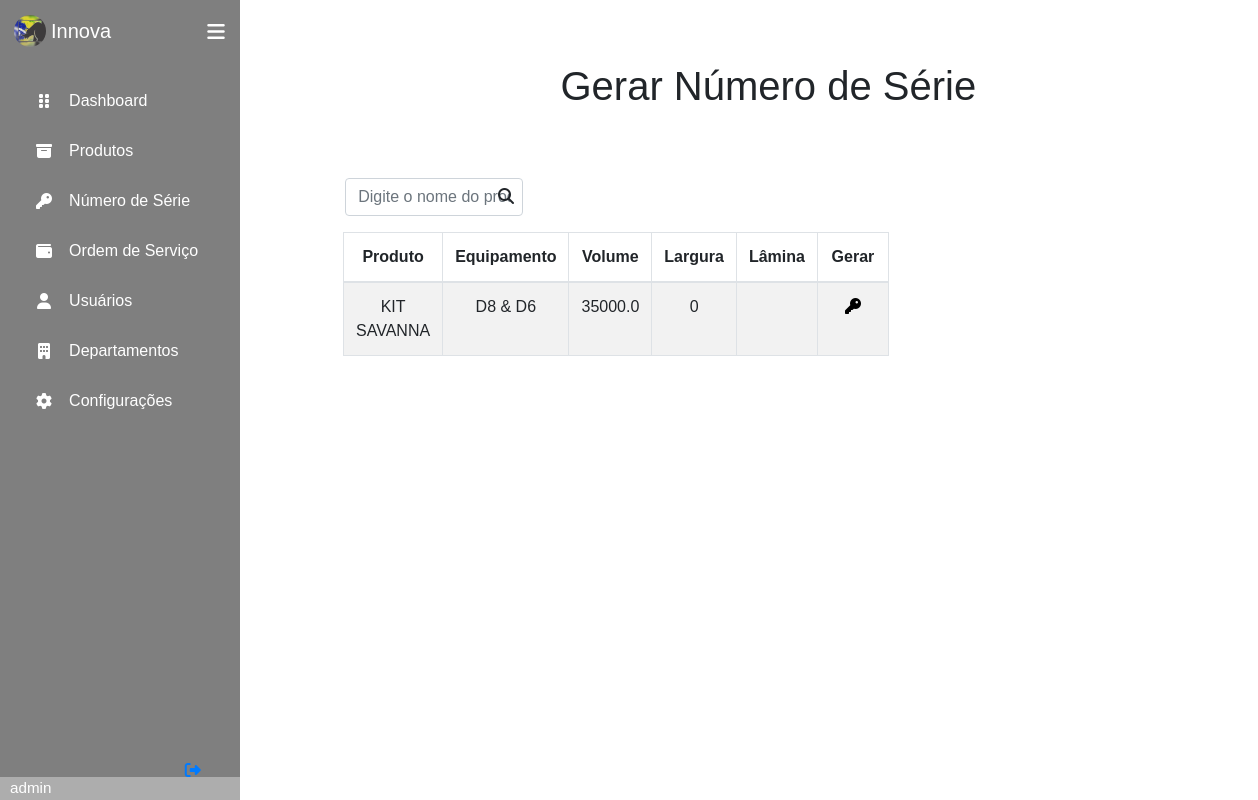
Page /products/newSerialNumber/ (signed in) on the committed database.
### produtos/models.py (models this page shows, shortened)
class Produto(models.Model):
    nome = CharField(max_length=30)
    equipamento = CharField(max_length=10)
    capacidade = FloatField()
    largura = IntegerField()
    espessura = IntegerField()
    peso = IntegerField()
    descontinuado = BooleanField()
    dateCriacao = DateTimeField(auto_now_add=True)
    dateUpdate = DateTimeField(auto_now=True)
    segmento = ForeignKey(Segmento, null=True, on_delete=SET_NULL)
    tipoProduto = ForeignKey(TipoProduto, null=True, on_delete=SET_NULL)
    categoria = ForeignKey(CategoriaProduto, null=True, blank=True, on_delete=SET_NULL)
    classeAplicacao = ForeignKey(ClasseProduto, null=True, on_delete=SET_NULL)
    responsavel = ForeignKey(Colaborador, null=True, on_delete=SET_NULL)

### produtos/views.py (the view)
# urls.py: path('newSerialNumber/', views.GenerateSerial, name = 'Generate_SerialNumber'),
def GenerateSerial(request):
    productsList = Produto()
    generate = request.GET.get('generate')
    if generate:
        productsList = Produto.objects.filter(nome__icontains = generate)
    productsList = Produto.objects.all()
    return render(request, 'produtos/NewSerialNumber.html', {'products': productsList})

### templates/produtos/NewSerialNumber.html (shortened to what this page needs)
{% extends 'base.html' %}
{% load crispy_forms_tags %}
{% block content %}
    <div class="container title">
        <h1> Gerar Número de Série</h1>
    </div>
    <div class="offset-1 col-6 body-generate">
        <form method="GET" class="col-5 search-generate">
            <input class="form-control" type="text" id="generate" name="generate" placeholder="Digite o nome do produto">
            <i class="fas fa-search" id="search-button"></i>
        </form>
        {% if products|length > 0 %}
        <table class="table table-striped table-hover table-bordered tab-generate">
            <thead>
                <tr>
                    <th scope="col">Produto</th>
                    <th scope="col">Equipamento</th>
                    <th scope="col">Volume</th>
                    <th scope="col">Largura</th>
                    <th scope="col">Lâmina</th>
                    <th scope="col">Gerar</th>
            </thead>
            <tbody>
                {% for product in products %}
                    <tr scope="row">
                        <td>
                            {{product.nome}}
                        </td>
                        <td>
                            {{product.equipamento}}
                        </td>
                        <td>
                            {{product.capacidade}}
                        </td>
                        <td>
                            {{product.largura}}
                        </td>
                        <td>
                        </td>
                        <td>
                            <a href="{% url 'products:Generate_Single_SerialNumber' product.id %}" class="icon generate-serial" onclick="confirmButton()">
                                <div class="col">
                                    <i class="fas fa-key generate-numberSerie"></i>
                                </div>
                            </a>
                        </td>
                    </tr>
                {% endfor %}
            </tbody>
        </table>
        {% else %}
            <div class="sem-produtos">
                Nenhum produto cadastrado!
            </div>
        {% endif %}
        </div>
    </div>
{% endblock %}

### templates/base.html (shortened to what this page needs)
{% load static %}
<!DOCTYPE html>
<html lang="pt-br">
<head>
    <link rel="stylesheet" href="{% static 'css/style.css' %}">
    <link rel="stylesheet" href="{% static 'css/bs/bootstrap.css' %}">
</head>
<body>
    {% if user.is_authenticated %}
    <div class="sidebar">
        <div class="logo_content">
            <div class="logo">
                <img src="{% static 'img/logo-base.png' %}" class="img-base"/>
                <div class="logo_name">Innova</div>
            </div>
            <i class="fas fa-bars" id="btn-menu"></i>
        </div>
        <ul class="nav_list">
            <li>
                <a href="{%url 'main:Home_Main'%}">
                    <i class="fas fa-grip-vertical"></i>
                    <span class="link_name">Dashboard</span>
                </a>
            </li>
            <li>
                <a href="{%url 'products:Home_Products'%}">
                    <i class="fas fa-archive"></i>
                    <span class="link_name">Produtos</span>
                </a>
            </li>
            <li>
                <a href="{%url 'products:Serial_Number'%}">
                    <i class="fas fa-key"></i>
                    <span class="link_name">Número de Série</span>
                </a>
            </li>
            <li>
                <a href="{% url 'workOrder:Home_WorkOrder' %}">
                    <i class="fas fa-wallet"></i>
                    <span class="link_name">Ordem de Serviço</span>
                </a>
            </li>
            <li>
                <a href="{%url 'colaborators:Home_Colaborator'%}">
                    <i class="fas fa-user"></i>
                    <span class="link_name">Usuários</span>
                </a>
            </li>
            <li>
                <a href="{%url 'departments:Home_Departments'%}">
                    <i class="fas fa-building"></i>
                    <span class="link_name">Departamentos</span>
                </a>
            </li>
            <li>
                <a href="#">
                    <i class="fas fa-cog"></i>
                    <span class="link_name">Configurações</span>
                </a>
            </li>
        </ul>
        <div class="profile_content">
            <div class="profile">
                <div class="profile_details">
                    <div class="name_job">
                        <div class="name">{{ user.username }}</div>
                    </div>
                </div>
                <a href="{%url 'logout'%}">
                    <i class="fas fa-sign-out-alt" id="logout"></i>
                </a>
            </div>
        </div>
    </div>
    {% endif %}
    <div class="home_content">
        {% block content %}
        {% endblock %}
</body>
</html>

### static/css/style.css (style rules this page uses)
* { margin: 0; padding: 0; box-sizing: border-box; font-family: sans-serif; }
body { position: relative; min-height: 100vh; width: 100%; overflow: auto; }
.sidebar { position: fixed; top: 0; left: 0; height: 100%; width: 15em; background: #7F7F7F; padding: 0.37em 0.88em; }
.sidebar .logo_content .logo { color: #fff; display: flex; height: 3.13em; width: 100%; align-items: center; }
.logo_content .img-base { border-radius: 50%; margin-right: 0.31em; }
.logo_content .logo .logo_name { font-size: 1.25em; font-weight: 400; }
.sidebar #btn-menu { position: absolute; color: #fff; left: 90%; top: 0.37em; font-size: 1.25em; height: 3.13em; width: 3.13em; text-align: center; line-height: 2.5em; transform: translateX(-50%); }
.sidebar ul { margin-top: 1.25em; }
.sidebar ul li { position: relative; height: 3.13em; width: 100%; margin: 0 0.31em; list-style: none; line-height: 3.13em; }
.sidebar ul li a { color: #fff; display: flex; align-items: center; text-decoration: none; transition: all 0.4s ease; border-radius: 0.75em; }
.sidebar ul li a i { height: 3.13em; min-width: 3.13em; border-radius: 0.75em; line-height: 3.13em; text-align: center; }
.sidebar .profile_content { position: absolute; color: #fff; bottom: 0; left: 0; width: 100%; }
.profile_content .profile .profile_details { display: flex; align-items: center; background: #ADADAD; }
.profile .profile_details .name_job { margin-left: 0.63em; }
.profile .profile_details .name { font-size: 0.95em; font-weight: 400; }
.profile #logout { position: absolute; left: 88%; bottom: 0.31em; transform: translateX(-50%); min-width: 3.3em; line-height: 3.13em; font-size: 1.25; border-radius: 0.75em; }
.home_content { top: 2em; position: absolute; height: 95%; width: 84%; left: 15em; }
.title { font-size: 1.5em !important; padding: 30px; position: relative; text-align: center; }
h1 { padding-bottom: 0.75em; }
.fas.fa-search { position: absolute; cursor: pointer; top:0.6em; right: 1.5em; }
.table { text-align: center; margin-right: 0; }
.search-generate { right: 0.8em; margin-bottom: 1em; }
.fas.fa-key.generate-numberSerie { color: #000; }

### rows in the picture
Produto: nome "KIT SAVANNA", equipamento "D8 & D6", capacidade "35000.0", largura "0"

### other values in the picture
{{ user.username }} "admin"
